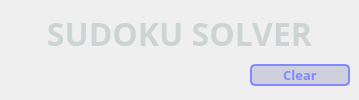
     <widget class="QFrame" name="frame">
      <property name="maximumSize">
       <size>
        <width>16777215</width>
        <height>100</height>
       </size>
      </property>
      <property name="frameShape">
       <enum>QFrame::NoFrame</enum>
      </property>
      <property name="frameShadow">
       <enum>QFrame::Raised</enum>
      </property>
      <layout class="QVBoxLayout" name="verticalLayout_3">
       <property name="sizeConstraint">
        <enum>QLayout::SetDefaultConstraint</enum>
       </property>
       <property name="leftMargin">
        <number>0</number>
       </property>
       <property name="rightMargin">
        <number>0</number>
       </property>
       <item>
        <widget class="QLabel" name="label">
         <property name="font">
          <font>
           <family>Segoe Print</family>
           <pointsize>24</pointsize>
           <italic>false</italic>
           <bold>true</bold>
          </font>
         </property>
         <property name="styleSheet">
          <string notr="true">color: rgb(204, 213, 211);
font: 700 24pt &quot;Segoe Print&quot;;</string>
         </property>
         <property name="text">
          <string>SUDOKU SOLVER</string>
         </property>
         <property name="alignment">
          <set>Qt::AlignCenter</set>
         </property>
        </widget>
       </item>
       <item>
        <widget class="QFrame" name="frame_16">
         <property name="frameShape">
          <enum>QFrame::NoFrame</enum>
         </property>
         <property name="frameShadow">
          <enum>QFrame::Raised</enum>
         </property>
         <layout class="QVBoxLayout" name="verticalLayout_4">
          <property name="leftMargin">
           <number>250</number>
          </property>
          <property name="topMargin">
           <number>0</number>
          </property>
          <property name="bottomMargin">
           <number>0</number>
          </property>
          <item>
           <widget class="QPushButton" name="bt_clear">
            <property name="minimumSize">
             <size>
              <width>100</width>
              <height>0</height>
             </size>
            </property>
            <property name="maximumSize">
             <size>
              <width>100</width>
              <height>16777215</height>
             </size>
            </property>
            <property name="font">
             <font>
              <family>Segoe Print</family>
              <pointsize>10</pointsize>
              <italic>false</italic>
              <bold>true</bold>
             </font>
            </property>
            <property name="styleSheet">
             <string notr="true">QPushButton {
border-radius: 5px;
font: 700 10pt &quot;Segoe Print&quot;;
background-color: rgb(206, 209, 221);
border: 2px solid rgb(130, 136, 255);
color: rgb(130, 136, 255);
}

QPushButton:hover {
border-radius: 6px;
font: 700 10pt &quot;Segoe Print&quot;;
background-color: rgb(209, 209, 209);
border: 2px solid rgb(130, 136, 255);
color: rgb(130, 136, 255);
}
</string>
            </property>
            <property name="text">
             <string>Clear</string>
            </property>
           </widget>
          </item>
         </layout>
        </widget>
       </item>
      </layout>
     </widget>
